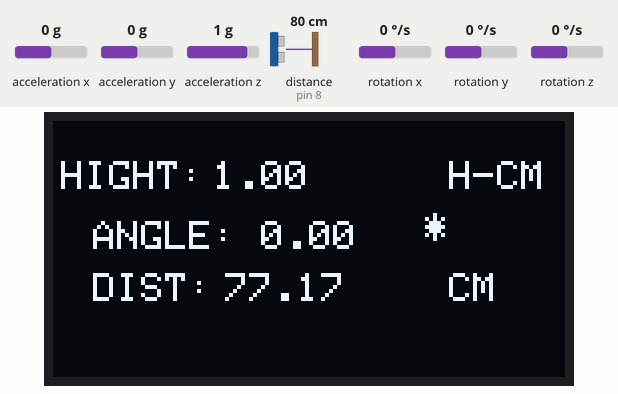
Simulated run of this sketch. Board: Arduino Uno, built with avr-gcc and run on an emulated ATmega328P. Shown: 128×64 one-colour display. Wiring (inferred from the names in the program): ultrasonic range finder: trigger pin 9; echo pin 8. Inputs (shaded band) come from the test bench; at power-on: acceleration y 0 g, distance to the obstacle (sensor on pin 8) 80 cm, acceleration x 0 g, acceleration z 1 g, rotation x 0 °/s, rotation y 0 °/s, rotation z 0 °/s. The echo pulse lasts 58.3 µs per cm; what the sketch prints to the serial monitor is not drawn.

Above: at 3.95 s.
4.3 s: acceleration y set to -0.8 g
At 4.49 s:
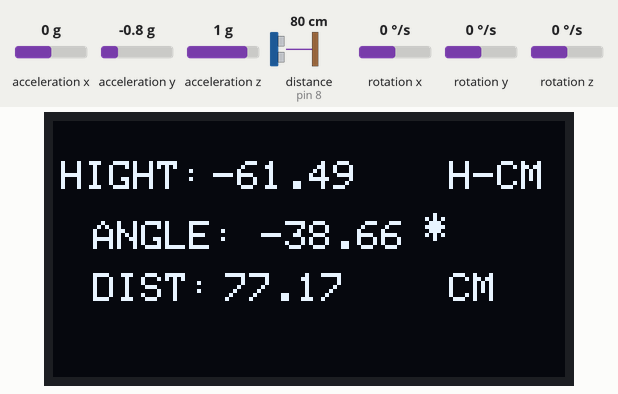
5.9 s: distance to the obstacle (sensor on pin 8) set to 2 cm
At 6.27 s:
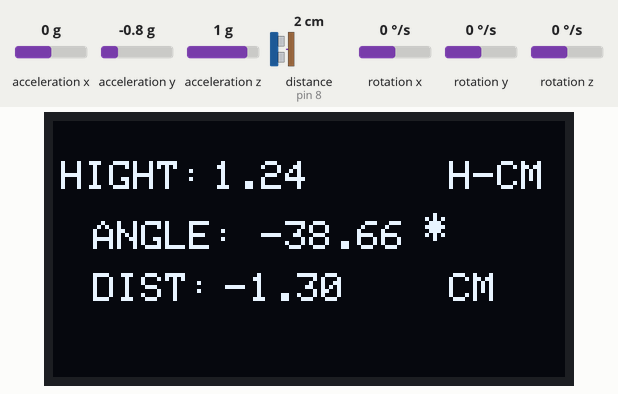
8.9 s: acceleration x set to -0.8 g
At 9.28 s:
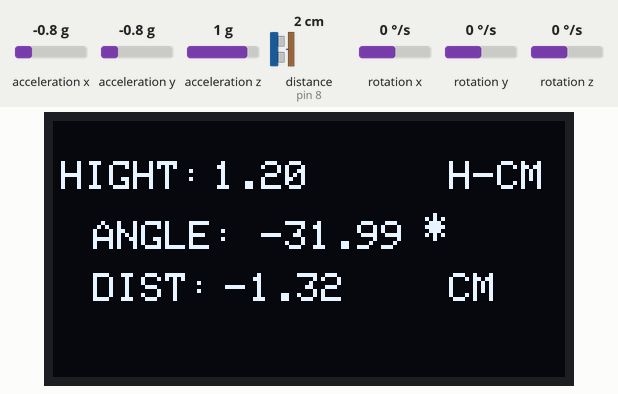
10.4 s: acceleration z set to -1.4 g
At 10.85 s:
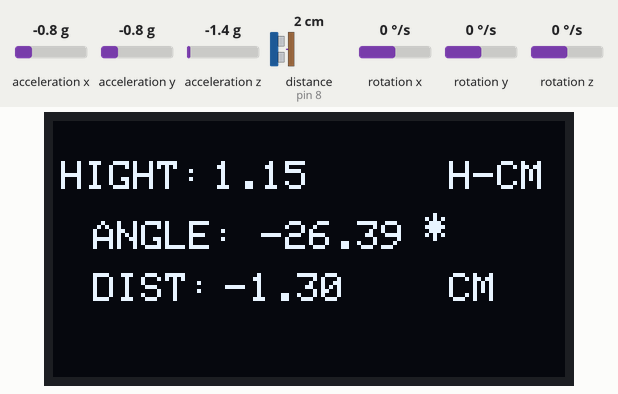
12.0 s: distance to the obstacle (sensor on pin 8) set to 4 cm
At 12.41 s:
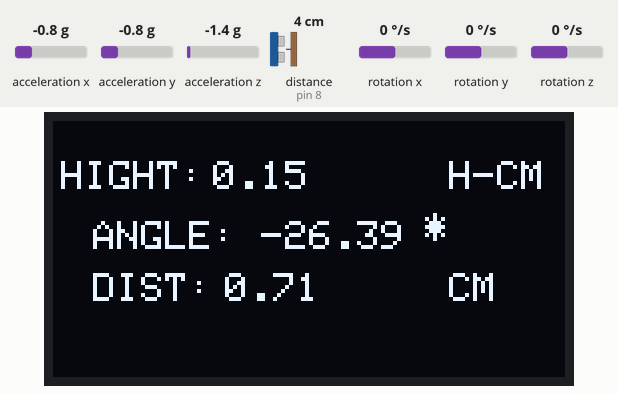
13.5 s: distance to the obstacle (sensor on pin 8) set to 9 cm
At 13.98 s:
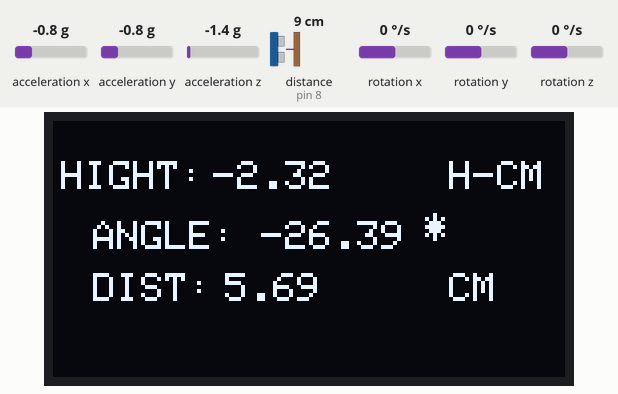
Timing chart, 0 to 16.1 s (numbered marks = the images above; inputs shaded):
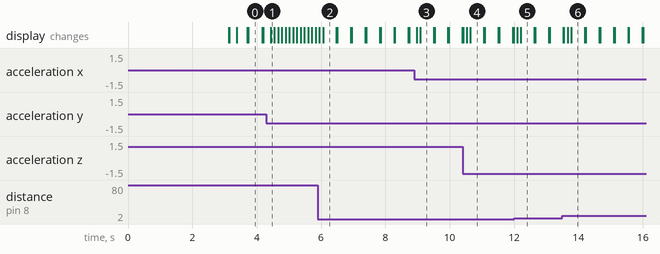

The sketch:

final_ready_hight_masurment_project.ino
```cpp
#include <SPI.h>
#include <Wire.h>
#include <Adafruit_GFX.h>
#include <Adafruit_SSD1306.h>
#include <MPU6050_light.h>
#define SCREEN_WIDTH 128 // OLED display width, in pixels
#define SCREEN_HEIGHT 64 // OLED display height, in pixels
#define trigPin 9
#define echoPin 8
#define OLED_RESET 4
 // Declaration for an SSD1306 display connected to I2C (SDA, SCL pins)
Adafruit_SSD1306 display(SCREEN_WIDTH, SCREEN_HEIGHT, &Wire);


MPU6050 mpu(Wire);
unsigned long timer = 0;

void setup() {
Serial.begin (9600);
Serial.begin(115200);                           // Ensure serial monitor set to this value also
  if(!display.begin(SSD1306_SWITCHCAPVCC, 0x3C))  // Address 0x3C for most of these displays, if doesn't work try 0x3D
  {
    Serial.println(F("SSD1306 allocation failed"));
    for(;;);                                      // Don't proceed, loop forever
  }
  display.setTextSize(2);
  display.setTextColor(SSD1306_WHITE);            // Draw white text
  display.clearDisplay();
  Wire.begin();
  mpu.begin();
  display.println(F("DONT MOVE...."));
  display.display();
  mpu.calcGyroOffsets();                          // This does the calibration
  display.setTextSize(2);
pinMode(trigPin, OUTPUT);
pinMode(echoPin, INPUT);
display.begin(SSD1306_SWITCHCAPVCC, 0x3C); //initialize with the I2C addr 0x3C (128x64)
display.clearDisplay();

}

void loop() {
float distance_cm;
float distance_in;
float duration;
 mpu.update();
  if((millis()-timer)>10)                         // print data every 10ms
float duration;
digitalWrite(trigPin, LOW); //PULSE |---|
delayMicroseconds(1);
digitalWrite(trigPin, HIGH);
delayMicroseconds(10);
digitalWrite(trigPin, LOW);

duration= pulseIn(echoPin, HIGH);

distance_cm = (duration/2) / 29.1;
distance_in = (duration/2) / 73.914;


display.clearDisplay();                       // clear screen
    display.setCursor(10,25);
    display.setTextSize(1);
    display.print("ANGLE: ");
    display.println(mpu.getAngleX());

    display.display();                            // display data
    timer = millis();

display.setCursor(2,10); //oled display
display.setTextSize(1);
display.setTextColor(WHITE);
display.println("HIGHT:");

display.setCursor(10,38); //oled display
display.setTextSize(1);
display.setTextColor(WHITE);
 display.println("DIST:");
 display.setCursor(93,23);
 display.setTextSize(1);
 display.println("*");


display.setCursor(43,38); //oled display
display.setTextSize(1);
display.setTextColor(WHITE);
display.println(distance_cm-3);
display.setCursor(99,38);
display.setTextSize(1);
display.println("CM");

display.setCursor(40,10); //oled display
display.setTextSize(1);
display.setTextColor(WHITE);
display.println(tan(mpu.getAngleX()*(3.14/180))*(distance_cm-2)+1);
display.setCursor(99,10);
display.setTextSize(1);
display.println("H-CM");
display.display();


delay(50);
display.clearDisplay();

Serial.println(distance_cm);
Serial.println(distance_in);
}
```

Measured:
- after the input at 4.3 s, the display: changes after 0.13 s (image 1)
- after the input at 5.9 s, the display: first differs from a run without the input after 0.16 s (image 2)
- after the input at 8.9 s, the display: first changes after 0.07 s (image 3 shows a later state)
- after the input at 10.4 s, the display: first differs from a run without the input after 0.13 s (image 4 shows a later state)
- after the input at 12.0 s, the display: first changes after 0.10 s (image 5 shows a later state)
- after the input at 13.5 s, the display: first differs from a run without the input after 0.16 s (image 6 shows a later state)
- what the display in image 0 shows lasts 0.5 s, from 3.7 s to 4.2 s
